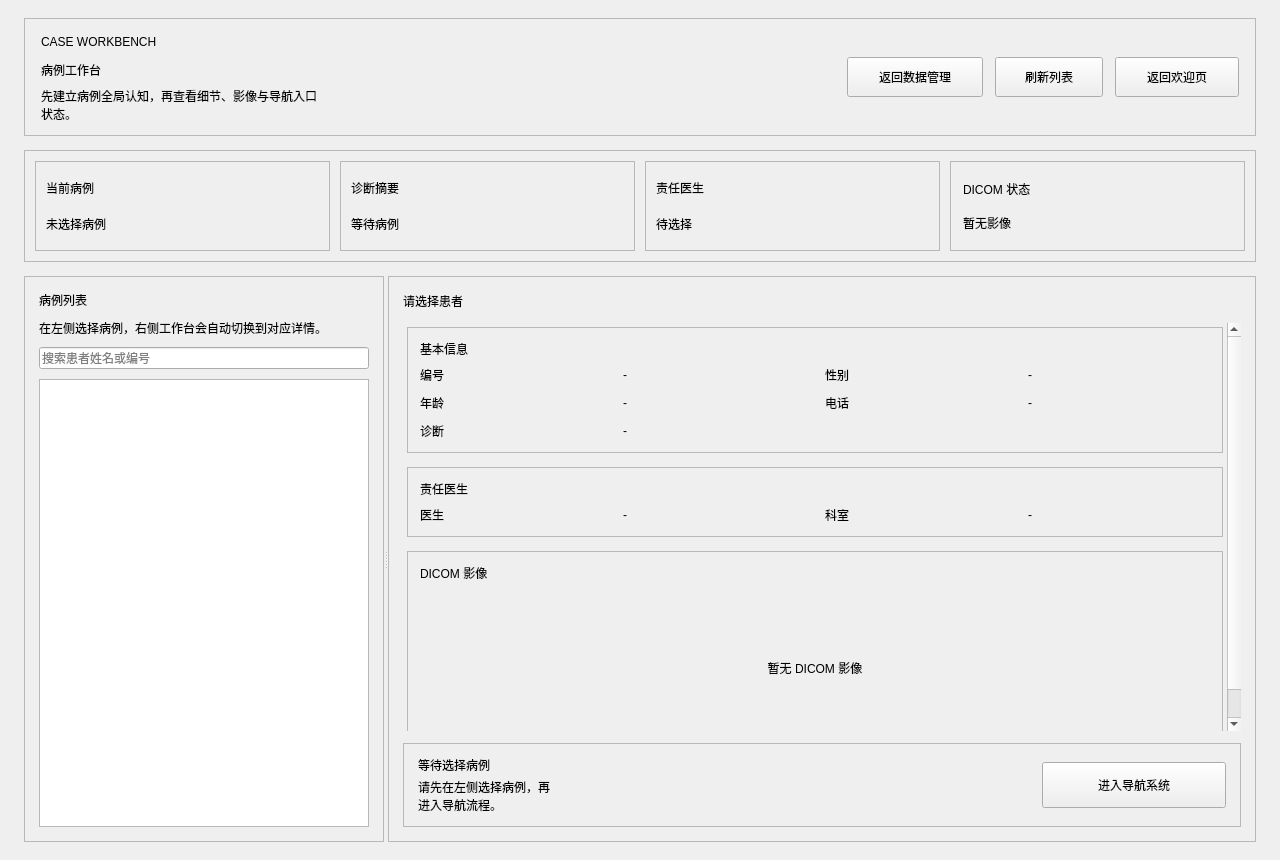
<?xml version="1.0" encoding="UTF-8"?>
<ui version="4.0">
 <class>DashboardPage</class>
 <widget class="QWidget" name="DashboardPage">
  <property name="geometry">
   <rect>
    <x>0</x>
    <y>0</y>
    <width>1280</width>
    <height>860</height>
   </rect>
  </property>
  <property name="windowTitle">
   <string>病例工作台</string>
  </property>
  <layout class="QVBoxLayout" name="mainLayout">
   <property name="spacing">
    <number>14</number>
   </property>
   <property name="leftMargin">
    <number>24</number>
   </property>
   <property name="topMargin">
    <number>18</number>
   </property>
   <property name="rightMargin">
    <number>24</number>
   </property>
   <property name="bottomMargin">
    <number>18</number>
   </property>
   <item>
    <widget class="QFrame" name="dashboardHeaderFrame">
     <property name="sizePolicy">
      <sizepolicy hsizetype="Preferred" vsizetype="Maximum">
       <horstretch>0</horstretch>
       <verstretch>0</verstretch>
      </sizepolicy>
     </property>
     <property name="maximumSize">
      <size>
       <width>16777215</width>
       <height>118</height>
      </size>
     </property>
     <property name="frameShape">
      <enum>QFrame::StyledPanel</enum>
     </property>
     <layout class="QHBoxLayout" name="dashboardHeaderLayout">
      <property name="spacing">
       <number>12</number>
      </property>
      <property name="leftMargin">
       <number>16</number>
      </property>
      <property name="topMargin">
       <number>12</number>
      </property>
      <property name="rightMargin">
       <number>16</number>
      </property>
      <property name="bottomMargin">
       <number>12</number>
      </property>
      <item>
       <widget class="QFrame" name="dashboardHeaderTextFrame">
        <property name="frameShape">
         <enum>QFrame::NoFrame</enum>
        </property>
        <layout class="QVBoxLayout" name="dashboardHeaderTextLayout">
         <property name="spacing">
          <number>6</number>
         </property>
         <property name="leftMargin">
          <number>0</number>
         </property>
         <property name="topMargin">
          <number>0</number>
         </property>
         <property name="rightMargin">
          <number>0</number>
         </property>
         <property name="bottomMargin">
          <number>0</number>
         </property>
         <item>
          <widget class="QLabel" name="dashboardEyebrowLabel">
           <property name="text">
            <string>CASE WORKBENCH</string>
           </property>
          </widget>
         </item>
         <item>
          <widget class="QLabel" name="titleLabel">
           <property name="text">
            <string>病例工作台</string>
           </property>
          </widget>
         </item>
         <item>
          <widget class="QLabel" name="dashboardSubtitleLabel">
           <property name="text">
            <string>先建立病例全局认知，再查看细节、影像与导航入口状态。</string>
           </property>
           <property name="wordWrap">
            <bool>true</bool>
           </property>
          </widget>
         </item>
        </layout>
       </widget>
      </item>
      <item>
       <spacer name="headerSpacer">
        <property name="orientation">
         <enum>Qt::Horizontal</enum>
        </property>
        <property name="sizeHint" stdset="0">
         <size>
          <width>40</width>
          <height>20</height>
         </size>
        </property>
       </spacer>
      </item>
      <item>
       <widget class="QPushButton" name="backButton">
        <property name="minimumSize">
         <size>
          <width>136</width>
          <height>40</height>
         </size>
        </property>
        <property name="cursor">
         <cursorShape>PointingHandCursor</cursorShape>
        </property>
        <property name="text">
         <string>返回数据管理</string>
        </property>
       </widget>
      </item>
      <item>
       <widget class="QPushButton" name="refreshButton">
        <property name="minimumSize">
         <size>
          <width>108</width>
          <height>40</height>
         </size>
        </property>
        <property name="cursor">
         <cursorShape>PointingHandCursor</cursorShape>
        </property>
        <property name="text">
         <string>刷新列表</string>
        </property>
       </widget>
      </item>
      <item>
       <widget class="QPushButton" name="logoutButton">
        <property name="minimumSize">
         <size>
          <width>124</width>
          <height>40</height>
         </size>
        </property>
        <property name="cursor">
         <cursorShape>PointingHandCursor</cursorShape>
        </property>
        <property name="text">
         <string>返回欢迎页</string>
        </property>
       </widget>
      </item>
     </layout>
    </widget>
   </item>
   <item>
    <widget class="QFrame" name="overviewStripFrame">
     <property name="sizePolicy">
      <sizepolicy hsizetype="Preferred" vsizetype="Maximum">
       <horstretch>0</horstretch>
       <verstretch>0</verstretch>
      </sizepolicy>
     </property>
     <property name="maximumSize">
      <size>
       <width>16777215</width>
       <height>112</height>
      </size>
     </property>
     <property name="frameShape">
      <enum>QFrame::StyledPanel</enum>
     </property>
     <layout class="QHBoxLayout" name="overviewStripLayout">
      <property name="spacing">
       <number>10</number>
      </property>
      <property name="leftMargin">
        <number>10</number>
      </property>
      <property name="topMargin">
        <number>10</number>
      </property>
      <property name="rightMargin">
        <number>10</number>
      </property>
      <property name="bottomMargin">
        <number>10</number>
      </property>
      <item>
       <widget class="QFrame" name="overviewPatientCard">
        <property name="frameShape">
         <enum>QFrame::StyledPanel</enum>
        </property>
        <layout class="QVBoxLayout" name="overviewPatientLayout">
         <property name="spacing">
           <number>4</number>
         </property>
          <property name="leftMargin">
            <number>10</number>
          </property>
          <property name="topMargin">
            <number>10</number>
          </property>
          <property name="rightMargin">
            <number>10</number>
          </property>
          <property name="bottomMargin">
            <number>10</number>
          </property>
         <item>
          <widget class="QLabel" name="overviewPatientTitleLabel">
           <property name="text">
            <string>当前病例</string>
           </property>
          </widget>
         </item>
         <item>
          <widget class="QLabel" name="overviewPatientValueLabel">
           <property name="text">
            <string>未选择病例</string>
           </property>
           <property name="wordWrap">
            <bool>true</bool>
           </property>
          </widget>
         </item>
        </layout>
       </widget>
      </item>
      <item>
       <widget class="QFrame" name="overviewDiagnosisCard">
        <property name="frameShape">
         <enum>QFrame::StyledPanel</enum>
        </property>
        <layout class="QVBoxLayout" name="overviewDiagnosisLayout">
         <property name="spacing">
           <number>4</number>
         </property>
          <property name="leftMargin">
            <number>10</number>
          </property>
          <property name="topMargin">
            <number>10</number>
          </property>
          <property name="rightMargin">
            <number>10</number>
          </property>
          <property name="bottomMargin">
            <number>10</number>
          </property>
         <item>
          <widget class="QLabel" name="overviewDiagnosisTitleLabel">
           <property name="text">
            <string>诊断摘要</string>
           </property>
          </widget>
         </item>
         <item>
          <widget class="QLabel" name="overviewDiagnosisValueLabel">
           <property name="text">
            <string>等待病例</string>
           </property>
           <property name="wordWrap">
            <bool>true</bool>
           </property>
          </widget>
         </item>
        </layout>
       </widget>
      </item>
      <item>
       <widget class="QFrame" name="overviewDoctorCard">
        <property name="frameShape">
         <enum>QFrame::StyledPanel</enum>
        </property>
        <layout class="QVBoxLayout" name="overviewDoctorLayout">
         <property name="spacing">
           <number>4</number>
         </property>
          <property name="leftMargin">
            <number>10</number>
          </property>
          <property name="topMargin">
            <number>10</number>
          </property>
          <property name="rightMargin">
            <number>10</number>
          </property>
          <property name="bottomMargin">
            <number>10</number>
          </property>
         <item>
          <widget class="QLabel" name="overviewDoctorTitleLabel">
           <property name="text">
            <string>责任医生</string>
           </property>
          </widget>
         </item>
         <item>
          <widget class="QLabel" name="overviewDoctorValueLabel">
           <property name="text">
            <string>待选择</string>
           </property>
           <property name="wordWrap">
            <bool>true</bool>
           </property>
          </widget>
         </item>
        </layout>
       </widget>
      </item>
      <item>
       <widget class="QFrame" name="overviewDicomCard">
        <property name="frameShape">
         <enum>QFrame::StyledPanel</enum>
        </property>
        <layout class="QVBoxLayout" name="overviewDicomLayout">
         <property name="spacing">
           <number>4</number>
         </property>
         <property name="leftMargin">
           <number>12</number>
         </property>
         <property name="topMargin">
           <number>12</number>
         </property>
         <property name="rightMargin">
           <number>12</number>
         </property>
         <property name="bottomMargin">
           <number>12</number>
         </property>
         <item>
          <widget class="QLabel" name="overviewDicomTitleLabel">
           <property name="text">
            <string>DICOM 状态</string>
           </property>
          </widget>
         </item>
         <item>
          <widget class="QLabel" name="overviewDicomValueLabel">
           <property name="text">
            <string>暂无影像</string>
           </property>
           <property name="wordWrap">
            <bool>true</bool>
           </property>
          </widget>
         </item>
        </layout>
       </widget>
      </item>
     </layout>
    </widget>
   </item>
   <item>
    <widget class="QSplitter" name="mainSplitter">
     <property name="orientation">
      <enum>Qt::Horizontal</enum>
     </property>
     <widget class="QFrame" name="patientListFrame">
      <property name="minimumSize">
       <size>
         <width>280</width>
         <height>0</height>
        </size>
      </property>
      <property name="maximumSize">
       <size>
         <width>360</width>
         <height>16777215</height>
        </size>
      </property>
      <property name="frameShape">
       <enum>QFrame::StyledPanel</enum>
      </property>
      <layout class="QVBoxLayout" name="patientListLayout">
       <property name="spacing">
        <number>10</number>
       </property>
       <property name="leftMargin">
        <number>14</number>
       </property>
       <property name="topMargin">
        <number>14</number>
       </property>
       <property name="rightMargin">
        <number>14</number>
       </property>
       <property name="bottomMargin">
        <number>14</number>
       </property>
       <item>
        <widget class="QLabel" name="patientListTitle">
         <property name="text">
          <string>病例列表</string>
         </property>
        </widget>
       </item>
       <item>
        <widget class="QLabel" name="patientListSubtitleLabel">
         <property name="text">
          <string>在左侧选择病例，右侧工作台会自动切换到对应详情。</string>
         </property>
         <property name="wordWrap">
          <bool>true</bool>
         </property>
        </widget>
       </item>
       <item>
        <widget class="QLineEdit" name="patientSearchEdit">
         <property name="placeholderText">
          <string>搜索患者姓名或编号</string>
         </property>
        </widget>
       </item>
       <item>
        <widget class="QListWidget" name="patientListWidget"/>
       </item>
      </layout>
     </widget>
     <widget class="QFrame" name="patientDetailFrame">
      <property name="frameShape">
       <enum>QFrame::StyledPanel</enum>
      </property>
      <layout class="QVBoxLayout" name="patientDetailLayout">
       <property name="spacing">
        <number>12</number>
       </property>
          <property name="leftMargin">
         <number>14</number>
          </property>
          <property name="topMargin">
         <number>14</number>
          </property>
          <property name="rightMargin">
         <number>14</number>
          </property>
          <property name="bottomMargin">
         <number>14</number>
          </property>
       <item>
        <layout class="QHBoxLayout" name="patientHeaderLayout">
         <property name="spacing">
          <number>12</number>
         </property>
         <item>
          <widget class="QLabel" name="patientNameLabel">
           <property name="text">
            <string>请选择患者</string>
           </property>
          </widget>
         </item>
         <item>
          <spacer name="patientHeaderSpacer">
           <property name="orientation">
            <enum>Qt::Horizontal</enum>
           </property>
           <property name="sizeHint" stdset="0">
            <size>
             <width>40</width>
             <height>20</height>
            </size>
           </property>
          </spacer>
         </item>
        </layout>
       </item>
       <item>
        <widget class="QScrollArea" name="detailScrollArea">
         <property name="frameShape">
          <enum>QFrame::NoFrame</enum>
         </property>
         <property name="widgetResizable">
          <bool>true</bool>
         </property>
         <widget class="QWidget" name="detailScrollContent">
          <layout class="QVBoxLayout" name="detailContentLayout">
           <property name="spacing">
            <number>14</number>
           </property>
           <property name="leftMargin">
            <number>4</number>
           </property>
           <property name="topMargin">
            <number>4</number>
           </property>
           <property name="rightMargin">
            <number>4</number>
           </property>
           <property name="bottomMargin">
            <number>4</number>
           </property>
           <item>
            <widget class="QFrame" name="basicInfoSectionFrame">
             <property name="frameShape">
              <enum>QFrame::StyledPanel</enum>
             </property>
             <layout class="QVBoxLayout" name="basicInfoSectionLayout">
               <property name="spacing">
                 <number>8</number>
               </property>
               <property name="leftMargin">
                 <number>12</number>
               </property>
               <property name="topMargin">
                 <number>12</number>
               </property>
               <property name="rightMargin">
                 <number>12</number>
               </property>
               <property name="bottomMargin">
                 <number>12</number>
               </property>
              <item>
               <widget class="QLabel" name="basicInfoLabel">
                <property name="text">
                 <string>基本信息</string>
                </property>
               </widget>
              </item>
              <item>
               <layout class="QGridLayout" name="basicInfoGrid">
                <property name="horizontalSpacing">
                  <number>20</number>
                </property>
                <property name="verticalSpacing">
                  <number>10</number>
                </property>
                <item row="0" column="0">
                 <widget class="QLabel" name="idLabelTitle">
                  <property name="text">
                   <string>编号</string>
                  </property>
                 </widget>
                </item>
                <item row="0" column="1">
                 <widget class="QLabel" name="idLabel">
                  <property name="text">
                   <string>-</string>
                  </property>
                 </widget>
                </item>
                <item row="0" column="2">
                 <widget class="QLabel" name="genderLabelTitle">
                  <property name="text">
                   <string>性别</string>
                  </property>
                 </widget>
                </item>
                <item row="0" column="3">
                 <widget class="QLabel" name="genderLabel">
                  <property name="text">
                   <string>-</string>
                  </property>
                 </widget>
                </item>
                <item row="1" column="0">
                 <widget class="QLabel" name="ageLabelTitle">
                  <property name="text">
                   <string>年龄</string>
                  </property>
                 </widget>
                </item>
                <item row="1" column="1">
                 <widget class="QLabel" name="ageLabel">
                  <property name="text">
                   <string>-</string>
                  </property>
                 </widget>
                </item>
                <item row="1" column="2">
                 <widget class="QLabel" name="phoneLabelTitle">
                  <property name="text">
                   <string>电话</string>
                  </property>
                 </widget>
                </item>
                <item row="1" column="3">
                 <widget class="QLabel" name="phoneLabel">
                  <property name="text">
                   <string>-</string>
                  </property>
                 </widget>
                </item>
                <item row="2" column="0">
                 <widget class="QLabel" name="diagnosisLabelTitle">
                  <property name="text">
                   <string>诊断</string>
                  </property>
                 </widget>
                </item>
                <item row="2" column="1" colspan="3">
                 <widget class="QLabel" name="diagnosisLabel">
                  <property name="text">
                   <string>-</string>
                  </property>
                  <property name="wordWrap">
                   <bool>true</bool>
                  </property>
                 </widget>
                </item>
               </layout>
              </item>
             </layout>
            </widget>
           </item>
           <item>
            <widget class="QFrame" name="doctorInfoSectionFrame">
             <property name="frameShape">
              <enum>QFrame::StyledPanel</enum>
             </property>
             <layout class="QVBoxLayout" name="doctorInfoSectionLayout">
               <property name="spacing">
                 <number>8</number>
               </property>
               <property name="leftMargin">
                 <number>12</number>
               </property>
               <property name="topMargin">
                 <number>12</number>
               </property>
               <property name="rightMargin">
                 <number>12</number>
               </property>
               <property name="bottomMargin">
                 <number>12</number>
               </property>
              <item>
               <widget class="QLabel" name="doctorInfoLabel">
                <property name="text">
                 <string>责任医生</string>
                </property>
               </widget>
              </item>
              <item>
               <layout class="QGridLayout" name="doctorInfoGrid">
                <property name="horizontalSpacing">
                  <number>20</number>
                </property>
                <property name="verticalSpacing">
                  <number>10</number>
                </property>
                <item row="0" column="0">
                 <widget class="QLabel" name="doctorNameLabelTitle">
                  <property name="text">
                   <string>医生</string>
                  </property>
                 </widget>
                </item>
                <item row="0" column="1">
                 <widget class="QLabel" name="doctorNameLabel">
                  <property name="text">
                   <string>-</string>
                  </property>
                 </widget>
                </item>
                <item row="0" column="2">
                 <widget class="QLabel" name="departmentLabelTitle">
                  <property name="text">
                   <string>科室</string>
                  </property>
                 </widget>
                </item>
                <item row="0" column="3">
                 <widget class="QLabel" name="departmentLabel">
                  <property name="text">
                   <string>-</string>
                  </property>
                 </widget>
                </item>
               </layout>
              </item>
             </layout>
            </widget>
           </item>
           <item>
            <widget class="QFrame" name="dicomSectionFrame">
             <property name="frameShape">
              <enum>QFrame::StyledPanel</enum>
             </property>
             <layout class="QVBoxLayout" name="dicomSectionLayout">
               <property name="spacing">
                 <number>8</number>
               </property>
               <property name="leftMargin">
                 <number>12</number>
               </property>
               <property name="topMargin">
                 <number>12</number>
               </property>
               <property name="rightMargin">
                 <number>12</number>
               </property>
               <property name="bottomMargin">
                 <number>12</number>
               </property>
              <item>
               <widget class="QLabel" name="dicomInfoLabel">
                <property name="text">
                 <string>DICOM 影像</string>
                </property>
               </widget>
              </item>
              <item>
               <widget class="QScrollArea" name="dicomScrollArea">
                <property name="minimumSize">
                 <size>
                  <width>0</width>
                  <height>156</height>
                 </size>
                </property>
                <property name="frameShape">
                 <enum>QFrame::NoFrame</enum>
                </property>
                <property name="horizontalScrollBarPolicy">
                 <enum>Qt::ScrollBarAlwaysOff</enum>
                </property>
                <property name="widgetResizable">
                 <bool>true</bool>
                </property>
                <widget class="QWidget" name="dicomScrollContent">
                 <layout class="QHBoxLayout" name="dicomContentLayout">
                  <property name="spacing">
                   <number>14</number>
                  </property>
                  <property name="leftMargin">
                   <number>0</number>
                  </property>
                  <property name="topMargin">
                   <number>0</number>
                  </property>
                  <property name="rightMargin">
                   <number>0</number>
                  </property>
                  <property name="bottomMargin">
                   <number>0</number>
                  </property>
                  <item>
                   <widget class="QLabel" name="noDicomLabel">
                    <property name="text">
                     <string>暂无 DICOM 影像</string>
                    </property>
                    <property name="alignment">
                     <set>Qt::AlignCenter</set>
                    </property>
                   </widget>
                  </item>
                 </layout>
                </widget>
               </widget>
              </item>
             </layout>
            </widget>
           </item>
          </layout>
         </widget>
        </widget>
       </item>
       <item>
        <widget class="QFrame" name="navigationCtaFrame">
         <property name="sizePolicy">
          <sizepolicy hsizetype="Preferred" vsizetype="Maximum">
           <horstretch>0</horstretch>
           <verstretch>0</verstretch>
          </sizepolicy>
         </property>
         <property name="maximumSize">
          <size>
           <width>16777215</width>
           <height>104</height>
          </size>
         </property>
         <property name="frameShape">
          <enum>QFrame::StyledPanel</enum>
         </property>
         <layout class="QHBoxLayout" name="navigationCtaLayout">
           <property name="spacing">
             <number>10</number>
           </property>
           <property name="leftMargin">
             <number>14</number>
           </property>
           <property name="topMargin">
             <number>12</number>
           </property>
           <property name="rightMargin">
             <number>14</number>
           </property>
           <property name="bottomMargin">
             <number>12</number>
           </property>
          <item>
           <widget class="QFrame" name="navigationCtaTextFrame">
            <property name="frameShape">
             <enum>QFrame::NoFrame</enum>
            </property>
            <layout class="QVBoxLayout" name="navigationCtaTextLayout">
             <property name="spacing">
               <number>4</number>
             </property>
             <property name="leftMargin">
              <number>0</number>
             </property>
             <property name="topMargin">
              <number>0</number>
             </property>
             <property name="rightMargin">
              <number>0</number>
             </property>
             <property name="bottomMargin">
              <number>0</number>
             </property>
             <item>
              <widget class="QLabel" name="navigationCtaTitleLabel">
               <property name="text">
                <string>等待选择病例</string>
               </property>
              </widget>
             </item>
             <item>
              <widget class="QLabel" name="navigationCtaHintLabel">
               <property name="text">
                <string>请先在左侧选择病例，再进入导航流程。</string>
               </property>
               <property name="wordWrap">
                <bool>true</bool>
               </property>
              </widget>
             </item>
            </layout>
           </widget>
          </item>
          <item>
           <spacer name="navigationCtaSpacer">
            <property name="orientation">
             <enum>Qt::Horizontal</enum>
            </property>
            <property name="sizeHint" stdset="0">
             <size>
              <width>40</width>
              <height>20</height>
             </size>
            </property>
           </spacer>
          </item>
          <item>
           <widget class="QPushButton" name="enterNavigationButton">
             <property name="minimumSize">
              <size>
                <width>184</width>
                <height>46</height>
               </size>
              </property>
            <property name="cursor">
             <cursorShape>PointingHandCursor</cursorShape>
            </property>
            <property name="text">
             <string>进入导航系统</string>
            </property>
           </widget>
          </item>
         </layout>
        </widget>
       </item>
      </layout>
     </widget>
    </widget>
   </item>
  </layout>
 </widget>
 <resources/>
 <connections/>
</ui>
